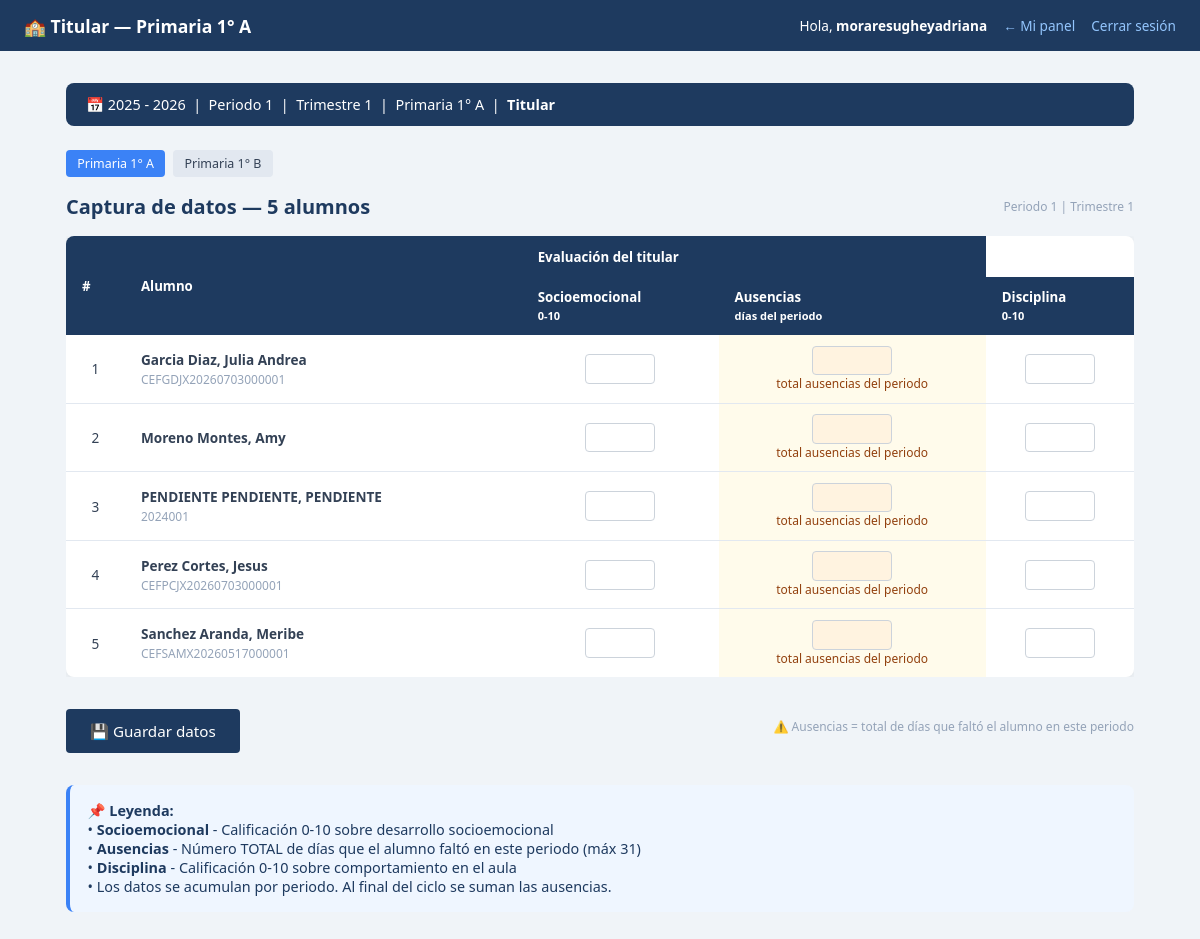
Screenshot of /maestro/titular.php (signed in) with the database file from the repository.
### tables this page shows
CREATE TABLE `grupo_titular` (
  `id` int(10) unsigned NOT NULL AUTO_INCREMENT,
  `ciclo_id` int(10) unsigned NOT NULL,
  `asignacion_id` int(10) unsigned NOT NULL,
  `profesor_id` int(10) unsigned NOT NULL,
  `seccion` enum('maternal','preescolar','primaria','secundaria') NOT NULL,
  `grado` tinyint(3) unsigned NOT NULL,
  `grupo` enum('A','B','C','D') NOT NULL,
  `creado_en` datetime NOT NULL DEFAULT current_timestamp(),
  PRIMARY KEY (`id`),
  UNIQUE KEY `uk_grupo_titular` (`ciclo_id`,`seccion`,`grado`,`grupo`),
  KEY `fk_gt_asig` (`asignacion_id`),
  KEY `fk_gt_prof` (`profesor_id`),
  CONSTRAINT `fk_gt_asig` FOREIGN KEY (`asignacion_id`) REFERENCES `asignaciones` (`id`),
  CONSTRAINT `fk_gt_ciclo` FOREIGN KEY (`ciclo_id`) REFERENCES `ciclos_escolares` (`id`),
  CONSTRAINT `fk_gt_prof` FOREIGN KEY (`profesor_id`) REFERENCES `profesores` (`id`)
);

CREATE TABLE `periodos_apertura` (
  `id` int(10) unsigned NOT NULL AUTO_INCREMENT,
  `ciclo_id` int(10) unsigned NOT NULL,
  `periodo` tinyint(3) unsigned NOT NULL COMMENT '1 al 6',
  `abierto` tinyint(1) NOT NULL DEFAULT 0,
  `abierto_en` datetime DEFAULT NULL,
  `cerrado_en` datetime DEFAULT NULL,
  PRIMARY KEY (`id`),
  UNIQUE KEY `uk_ciclo_periodo` (`ciclo_id`,`periodo`),
  CONSTRAINT `fk_periodo_ciclo` FOREIGN KEY (`ciclo_id`) REFERENCES `ciclos_escolares` (`id`)
);

CREATE TABLE `ciclos_escolares` (
  `id` int(10) unsigned NOT NULL AUTO_INCREMENT,
  `nombre` varchar(30) NOT NULL,
  `fecha_inicio` date NOT NULL,
  `fecha_fin` date NOT NULL,
  `activo` tinyint(1) NOT NULL DEFAULT 0,
  `creado_en` timestamp NOT NULL DEFAULT current_timestamp(),
  PRIMARY KEY (`id`),
  UNIQUE KEY `nombre` (`nombre`)
);

CREATE TABLE `alumnos` (
  `id` int(10) unsigned NOT NULL AUTO_INCREMENT,
  `user_id` int(10) unsigned NOT NULL,
  `matricula` varchar(25) DEFAULT NULL,
  `nombre` varchar(100) NOT NULL,
  `apellido_paterno` varchar(60) NOT NULL,
  `apellido_materno` varchar(60) DEFAULT NULL,
  `curp` char(18) DEFAULT NULL,
  `fecha_nacimiento` date NOT NULL,
  `fecha_ingreso` date NOT NULL,
  `genero` enum('masculino','femenino','otro') NOT NULL,
  `rol` enum('estudiante') NOT NULL DEFAULT 'estudiante',
  `grado` tinyint(3) unsigned NOT NULL COMMENT '1-6',
  `grupo` enum('A','B','C','D') NOT NULL,
  `seccion` enum('maternal','preescolar','primaria','secundaria') NOT NULL,
  `activo` tinyint(1) NOT NULL DEFAULT 1,
  `creado_en` datetime NOT NULL DEFAULT current_timestamp(),
  `estatus` enum('nuevo_ingreso','reinscripcion','regular','baja') NOT NULL DEFAULT 'regular' COMMENT 'Estatus del alumno',
  `beca_interna` decimal(10,2) NOT NULL DEFAULT 0.00 COMMENT 'Monto de beca interna',
  `beca_externa` decimal(10,2) NOT NULL DEFAULT 0.00 COMMENT 'Monto de beca externa',
  PRIMARY KEY (`id`),
  UNIQUE KEY `user_id` (`user_id`),
  UNIQUE KEY `curp` (`curp`),
  UNIQUE KEY `matricula` (`matricula`),
  KEY `idx_estatus` (`estatus`),
  KEY `idx_beca_interna` (`beca_interna`),
  KEY `idx_beca_externa` (`beca_externa`),
  KEY `idx_fecha_ingreso` (`fecha_ingreso`),
  KEY `idx_apellidos_nombre` (`apellido_paterno`,`apellido_materno`,`nombre`),
  CONSTRAINT `alumnos_ibfk_1` FOREIGN KEY (`user_id`) REFERENCES `users` (`id`) ON DELETE CASCADE
);

### models/TitularModel.php (called while the page is built, shortened)
<?php
class TitularModel {
    private mysqli $db;
    public function __construct(mysqli $db) {
        $this->db = $db;
    }
    public function obtenerGruposTitular(int $profesorId, int $cicloId): array {
        $stmt = $this->db->prepare("
            SELECT seccion, grado, grupo
            FROM grupo_titular
            WHERE profesor_id = ? AND ciclo_id = ?
            ORDER BY seccion, grado, grupo
        ");
        $stmt->bind_param('ii', $profesorId, $cicloId);
        $stmt->execute();
        return $stmt->get_result()->fetch_all(MYSQLI_ASSOC);
    }
    public function obtenerAlumnosConCalTitular(int $cicloId, string $seccion, int $grado, string $grupo, int $periodo): array {
        $stmt = $this->db->prepare("
            SELECT al.id AS alumno_id,
                   al.nombre, al.apellido_paterno, al.apellido_materno,
                   al.matricula,
                   ct.socioemocional, ct.ausencias, ct.disciplina, ct.higiene
            FROM alumnos al
            LEFT JOIN calificaciones_titular ct
                ON  ct.alumno_id = al.id
                AND ct.ciclo_id  = ?
                AND ct.periodo   = ?
            WHERE al.seccion = ? AND al.grado = ? AND al.grupo = ?
            ORDER BY al.apellido_paterno, al.apellido_materno, al.nombre
        ");
        $stmt->bind_param('iisis', $cicloId, $periodo, $seccion, $grado, $grupo);
        $stmt->execute();
        return $stmt->get_result()->fetch_all(MYSQLI_ASSOC);
    }
}

### models/ProfesorModel.php (called while the page is built, shortened)
<?php
class ProfesorModel {
    private mysqli $db;
    public function __construct(mysqli $db, UserModel $userModel) {
        $this->db        = $db;
    }
    public function obtenerPorUserId(int $userId): ?array {
        $stmt = $this->db->prepare(
            "SELECT * FROM profesores WHERE user_id = ? LIMIT 1"
        );
        $stmt->bind_param('i', $userId);
        $stmt->execute();
        $res = $stmt->get_result();
        return $res->num_rows > 0 ? $res->fetch_assoc() : null;
    }
}

### models/CicloModel.php (called while the page is built, shortened)
<?php
class CicloModel {
    private mysqli $db;
    public function __construct(mysqli $db) {
        $this->db = $db;
    }
    public function obtenerActivo(): ?array {
        $res = $this->db->query(
            "SELECT id, nombre, fecha_inicio, fecha_fin
             FROM ciclos_escolares WHERE activo = 1 LIMIT 1"
        );
        return ($res && $res->num_rows > 0) ? $res->fetch_assoc() : null;
    }
}

### models/PeriodoAperturaModel.php (called while the page is built, shortened)
<?php
class PeriodoAperturaModel {
    private mysqli $db;
    public function __construct(mysqli $db) {
        $this->db = $db;
    }
    public function obtenerAbierto(int $cicloId): ?array {
        $stmt = $this->db->prepare("
            SELECT id, periodo FROM periodos_apertura
            WHERE ciclo_id = ? AND abierto = 1 LIMIT 1
        ");
        $stmt->bind_param('i', $cicloId);
        $stmt->execute();
        $res = $stmt->get_result();
        return $res->num_rows > 0 ? $res->fetch_assoc() : null;
    }
}

### maestro/titular.php (the view, shortened to what this page needs)
<?php
require_once __DIR__ . '/../models/ProfesorModel.php';
require_once __DIR__ . '/../models/CicloModel.php';
require_once __DIR__ . '/../models/PeriodoAperturaModel.php';
require_once __DIR__ . '/../models/TitularModel.php';
$db            = getConexion();
$profModelo    = new ProfesorModel($db, new UserModel($db));
$cicloModelo   = new CicloModel($db);
$periodoModelo = new PeriodoAperturaModel($db);
$titularModelo = new TitularModel($db);
$profesor = $profModelo->obtenerPorUserId((int)$_SESSION['user_id']);
$cicloActivo    = $cicloModelo->obtenerActivo();
$periodoAbierto = $cicloActivo
    ? $periodoModelo->obtenerAbierto((int)$cicloActivo['id'])
    : null;
$gruposTitular = $titularModelo->obtenerGruposTitular(
    (int)$profesor['id'],
    (int)$cicloActivo['id']
);
$seccion = trim($_GET['seccion'] ?? $gruposTitular[0]['seccion']);
$grado   = (int)($_GET['grado']  ?? $gruposTitular[0]['grado']);
$grupo   = trim($_GET['grupo']   ?? $gruposTitular[0]['grupo']);
$periodo = (int)$periodoAbierto['periodo'];
$alumnos = $titularModelo->obtenerAlumnosConCalTitular(
    (int)$cicloActivo['id'], $seccion, $grado, $grupo, $periodo
);
$pageTitle = 'Titular — ' . ucfirst($seccion) . ' ' . $grado . '° ' . $grupo;
$backLabel = '← Mi panel';
$backLink  = 'dashboard.php';
include __DIR__ . '/../includes/header.php';
?>
<main class="container">
  <div class="ciclo-banner" style="margin-bottom:1.5rem;">
    <span class="ciclo-banner__label">
      📅 <?= htmlspecialchars($cicloActivo['nombre']) ?>
      &nbsp;|&nbsp; Periodo <?= $periodo ?>
      &nbsp;|&nbsp; Trimestre <?= (int)ceil($periodo / 2) ?>
      &nbsp;|&nbsp; <?= ucfirst($seccion) ?> <?= $grado ?>° <?= $grupo ?>
      &nbsp;|&nbsp; <strong>Titular</strong>
    </span>
  </div>
  <?php if (count($gruposTitular) > 1): ?>
    <div style="margin-bottom:1rem; display:flex; gap:0.5rem; flex-wrap:wrap;">
      <?php foreach ($gruposTitular as $g): ?>
        <?php $activo = $g['seccion'] === $seccion && (int)$g['grado'] === $grado && $g['grupo'] === $grupo; ?>
        <a href="titular.php?seccion=<?= $g['seccion'] ?>&grado=<?= $g['grado'] ?>&grupo=<?= $g['grupo'] ?>"
           class="btn btn--sm <?= $activo ? 'btn--accent' : '' ?>"
           style="<?= !$activo ? 'background:#e2e8f0;color:#334155;' : '' ?>">
          <?= ucfirst($g['seccion']) ?> <?= $g['grado'] ?>° <?= $g['grupo'] ?>
        </a>
      <?php endforeach; ?>
    </div>
  <?php endif; ?>
  <section>
    <div style="display:flex; justify-content:space-between; align-items:center; margin-bottom:1rem;">
      <h2 class="section-title" style="margin:0;">
        Captura de datos — <?= count($alumnos) ?> alumnos
      </h2>
      <div class="form-hint">
        Periodo <?= $periodo ?> | Trimestre <?= (int)ceil($periodo / 2) ?>
      </div>
    </div>
    <?php if (empty($alumnos)): ?>
      <p class="empty-state">No hay alumnos en este grupo.</p>
    <?php else: ?>
      <form method="POST">
        <div style="overflow-x:auto;">
          <table class="data-table">
            <thead>
              <tr>
                <th rowspan="2">#</th>
                <th rowspan="2" style="text-align:left;">Alumno</th>
                <th colspan="2">Evaluación del titular</th>
              </tr>
              <tr>
                <th>Socioemocional<br><small>0-10</small></th>
                <th>Ausencias<br><small>días del periodo</small></th>
                <th>Disciplina<br><small>0-10</small></th>
              </tr>
            </thead>
            <tbody>
              <?php foreach ($alumnos as $i => $al): ?>
                <tr>
                  <td style="text-align:center;"><?= $i + 1 ?></td>
                  <td style="text-align:left;">
                    <strong><?= htmlspecialchars(
                      $al['apellido_paterno'] . ' ' .
                      ($al['apellido_materno'] ?? '') . ', ' .
                      $al['nombre']
                    ) ?></strong>
                    <br><small class="form-hint"><?= htmlspecialchars($al['matricula'] ?? '') ?></small>
                  </td>
                  <td style="text-align:center;">
                    <input type="number"
                           name="datos[<?= $al['alumno_id'] ?>][socioemocional]"
                           value="<?= $al['socioemocional'] ?? '' ?>"
                           min="0" max="10" step="1"
                           style="width:70px; padding:0.4rem; border:1px solid #ccd3db; border-radius:4px; text-align:center;">
                  </td>
                  <td style="text-align:center; background:#fffbeb;">
                    <input type="number"
                           name="datos[<?= $al['alumno_id'] ?>][ausencias]"
                           value="<?= $al['ausencias'] ?? '' ?>"
                           min="0" max="31" step="1"
                           style="width:80px; padding:0.4rem; border:1px solid #ccd3db; border-radius:4px; text-align:center; background:#fff3e0;">
                    <div class="form-hint" style="color:#92400e;">total ausencias del periodo</div>
                  </td>
                  <td style="text-align:center;">
                    <input type="number"
                           name="datos[<?= $al['alumno_id'] ?>][disciplina]"
                           value="<?= $al['disciplina'] ?? '' ?>"
                           min="0" max="10" step="1"
                           style="width:70px; padding:0.4rem; border:1px solid #ccd3db; border-radius:4px; text-align:center;">
                  </td>
                </tr>
              <?php endforeach; ?>
            </tbody>
          </table>
        </div>
        <div style="display:flex; gap:1rem; margin-top:1.5rem; justify-content:space-between; align-items:center;">
          <button class="btn" type="submit">💾 Guardar datos</button>
          <div class="form-hint">⚠️ Ausencias = total de días que faltó el alumno en este periodo</div>
        </div>
      </form>
    <?php endif; ?>
  </section>
  <div class="alert alert--info" style="margin-top:2rem;">
    <strong>📌 Leyenda:</strong><br>
    • <strong>Socioemocional</strong> - Calificación 0-10 sobre desarrollo socioemocional<br>
    • <strong>Ausencias</strong> - Número TOTAL de días que el alumno faltó en este periodo (máx 31)<br>
    • <strong>Disciplina</strong> - Calificación 0-10 sobre comportamiento en el aula<br>
    • Los datos se acumulan por periodo. Al final del ciclo se suman las ausencias.
  </div>
</main>
<?php include __DIR__ . '/../includes/footer.php'; ?>

### includes/header.php (shortened to what this page needs)
<?php
$backLabel = $backLabel ?? '← Menú';
$backLink  = $backLink  ?? '';
?>
<!DOCTYPE html>
<html lang="es">
<head>
  <link rel="stylesheet" href="/proyecto/css/style.css">
</head>
<body>
<header class="site-header">
  <span class="site-header__title">
    🏫 <?= htmlspecialchars($pageTitle ?? 'Sistema Escolar') ?>
  </span>
  <nav class="site-header__nav" aria-label="Navegación de cabecera">
    <?php if (!empty($_SESSION['username'])): ?>
      <span>Hola, <strong><?= htmlspecialchars($_SESSION['username']) ?></strong></span>
    <?php endif; ?>
    <?php if ($backLink !== ''): ?>
      <a href="<?= htmlspecialchars($backLink) ?>"><?= htmlspecialchars($backLabel) ?></a>
    <?php endif; ?>
    <?php if (!empty($_SESSION['user_id'])): ?>
      <a href="/proyecto/logout.php">Cerrar sesión</a>
    <?php endif; ?>
  </nav>
</header>

### css/style.css (style rules this page uses)
:root { --color-primary: #1e3a5f; --color-primary-h: #2d5282; --color-accent: #3b82f6; --color-bg: #f0f4f8; --color-surface: #ffffff; --color-border: #e2e8f0; --color-text: #334155; --color-muted: #64748b; --color-placeholder:#94a3b8; --color-success-bg: #d1fae5; --color-success-tx: #065f46; --color-error-bg: #fee2e2; --color-error-tx: #991b1b; --color-warn-bg: #fef3c7; --color-warn-tx: #92400e; --color-info-bg: #eff6ff; --color-info-tx: #1e3a5f; --color-badge-bg: #dbeafe; --color-badge-tx: #1d4ed8; --radius: 8px; --radius-sm: 4px; --shadow: 0 2px 10px rgba(0,0,0,.08); --shadow-lg: 0 6px 18px rgba(0,0,0,.12); --font: 'Segoe UI', system-ui, sans-serif; }
*, *::before, *::after { box-sizing: border-box; margin: 0; padding: 0; }
body { font-family: var(--font); background: var(--color-bg); color: var(--color-text); min-height: 100vh; }
.container { max-width: 1100px; margin: 2rem auto; padding: 0 1rem; }
.site-header { background: var(--color-primary); color: #fff; display: flex; align-items: center; justify-content: space-between; padding: .85rem 1.5rem; }
.site-header__title { font-size: 1.1rem; font-weight: 600; }
.site-header__nav { display: flex; align-items: center; gap: 1rem; font-size: .85rem; }
.site-header__nav a { color: #93c5fd; text-decoration: none; }
.section-title { color: var(--color-primary); margin-bottom: 1.2rem; font-size: 1.25rem; }
.alert { padding: 1rem 1.1rem; border-radius: var(--radius); margin-bottom: 1.2rem; font-size: .9rem; }
.alert--info { background: var(--color-info-bg); border-left: 4px solid var(--color-accent); color: var(--color-info-tx); }
.form-hint { font-size: .75rem; color: var(--color-placeholder); }
.btn { display: inline-block; background: var(--color-primary); color: #fff; border: none; border-radius: var(--radius-sm); padding: .75rem 1.5rem; font-size: .95rem; font-family: var(--font); cursor: pointer; text-decoration: none; margin-top: .5rem; transition: background .15s; }
.btn--sm { padding: .32rem .7rem; font-size: .78rem; margin-top: 0; }
.btn--accent { background: var(--color-accent); }
.data-table { width: 100%; border-collapse: collapse; background: var(--color-surface); border-radius: var(--radius); overflow: hidden; box-shadow: var(--shadow); }
.data-table thead th { background: var(--color-primary); color: #fff; padding: .7rem 1rem; text-align: left; font-size: .83rem; }
.data-table tbody td { padding: .65rem 1rem; font-size: .85rem; border-bottom: 1px solid var(--color-border); }
.data-table tbody tr:last-child td { border-bottom: none; }
.ciclo-banner { display: flex; align-items: center; gap: .75rem; background: var(--color-primary); color: #fff; border-radius: var(--radius); padding: .75rem 1.25rem; margin-bottom: 1.5rem; font-size: .9rem; }
.ciclo-banner__label { flex: 1; }

### rows the page displays
grupo_titular: pageTitle "Titular — Primaria 1° A", seccion "Primaria", grupo "A", grado "1"
ciclos_escolares: nombre "2025 - 2026"
periodos_apertura: periodo "1"
grupo_titular: seccion "Primaria", grado "1", grupo "B"
alumnos: apellido_paterno+apellido_materno+nombre "Garcia Diaz, Julia Andrea", matricula "CEFGDJX20260703000001"
alumnos: apellido_paterno+apellido_materno+nombre "Moreno Montes, Amy"
alumnos: apellido_paterno+apellido_materno+nombre "PENDIENTE PENDIENTE, PENDIENTE", matricula "2024001"
alumnos: apellido_paterno+apellido_materno+nombre "Perez Cortes, Jesus", matricula "CEFPCJX20260703000001"
alumnos: apellido_paterno+apellido_materno+nombre "Sanchez Aranda, Meribe", matricula "CEFSAMX20260517000001"

### other values shown
$_SESSION['username'] "moraresugheyadriana"
$backLabel "← Mi panel"
$periodo "1"
ceil($periodo / 2) "1"
count($alumnos) "5"
